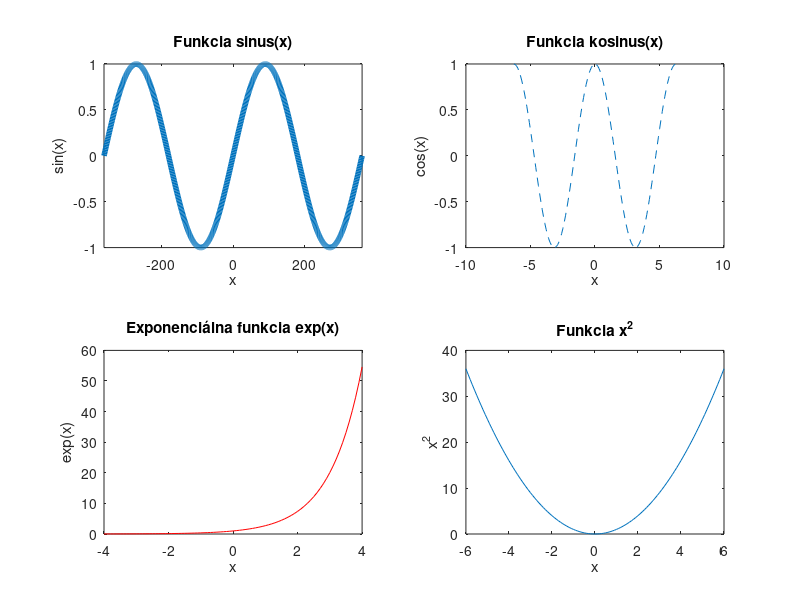

Write the MATLAB code that produced this figure.
x1 = -360:1:360;
y1 = sind(x1);
subplot(2,2,1);
h1 = plot(x1, y1);
set(h1, 'LineWidth', 4);
title('Funkcia sinus(x)');
xlabel('x');
ylabel('sin(x)');
xlim([-360, 360]);



x2 = -2*pi:0.1:2*pi;
y2 = cos(x2);
subplot(2,2,2);
h2 = plot(x2, y2);

set(h2, 'LineStyle', '--'); 

title('Funkcia kosinus(x)');
xlabel('x');
ylabel('cos(x)');

x3 = -4:0.1:4;
y3 = exp(x3);
subplot(2,2,3);
h3 = plot(x3, y3);

set(h3, 'Color', 'r'); 

title('Exponenciálna funkcia exp(x)');
xlabel('x');
ylabel('exp(x)');

x4 = -6:0.1:6;
y4 = x4.^2;
subplot(2,2,4);
h4 = plot(x4, y4);
title('Funkcia x^2');
xlabel('x');
ylabel('x^2');
